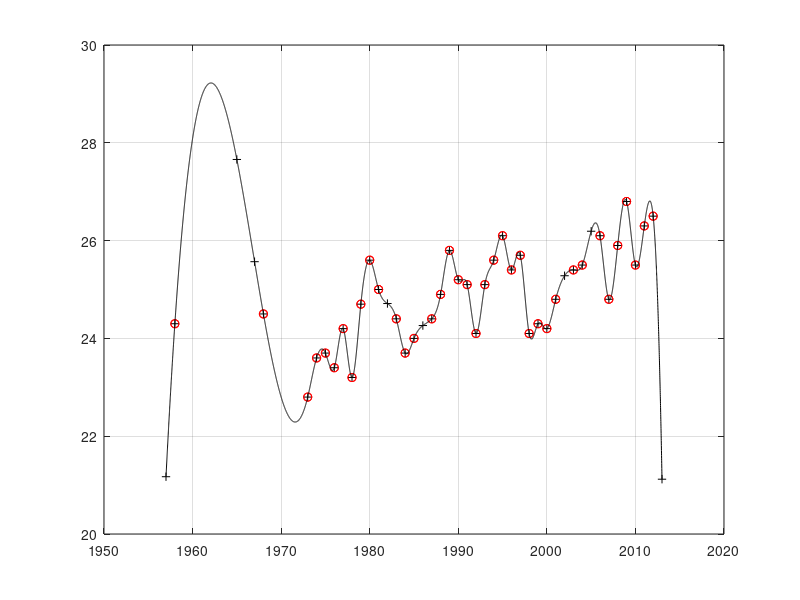

This figure's MATLAB source:
function yi = la3_ej6()

    load datos_aeroCBA.dat
    M = datos_aeroCBA;
    years = M(:,1);
    temp = M(:,3);
    y_sin_temp = years(isnan(temp));
    y_con_temp = years(!isnan(temp));
    temp_nonan = temp(!isnan(temp));

    yi = interp1(y_con_temp,temp_nonan, years,"spline","extrap");
    
    meses = linspace(years(1),years(end),10000);
    zi = interp1(y_con_temp,temp_nonan, meses,"spline","extrap");
    
    plot(y_con_temp,temp_nonan,'ro',years,yi,'k+')
    hold on
    plot(y_con_temp,temp_nonan,'ro',meses,zi,'k')
    grid on
    
end
